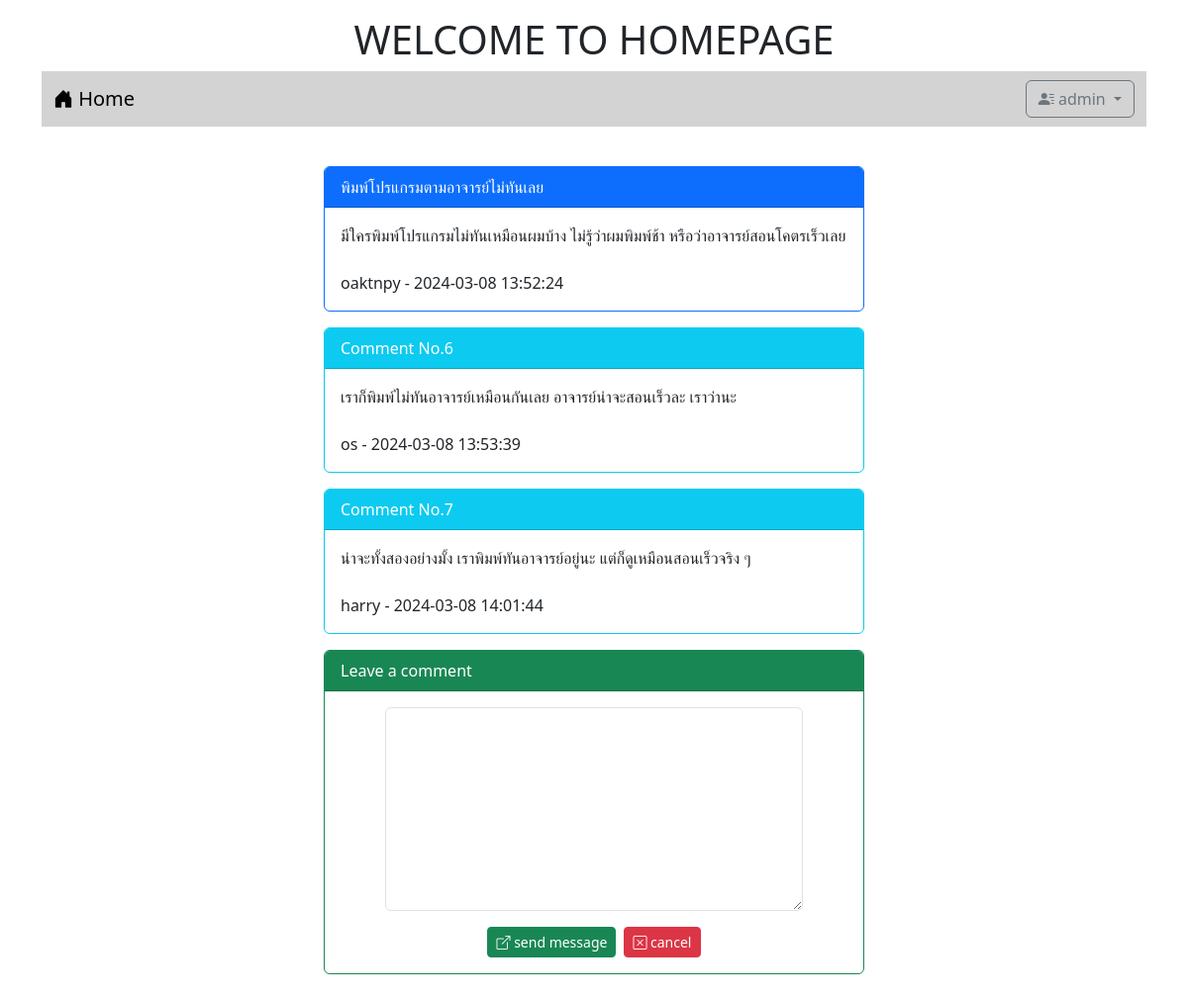
The page /post.php?id=4 (signed in) on the database its author committed.
### tables this page shows
CREATE TABLE `post` (
  `id` int(11) NOT NULL,
  `title` varchar(128) NOT NULL,
  `content` varchar(2048) NOT NULL,
  `post_date` datetime NOT NULL,
  `cat_id` int(11) NOT NULL,
  `user_id` int(11) NOT NULL
);

CREATE TABLE `user` (
  `id` int(11) NOT NULL,
  `login` varchar(32) NOT NULL,
  `password` varchar(64) NOT NULL,
  `name` varchar(64) NOT NULL,
  `gender` char(1) NOT NULL,
  `email` varchar(32) NOT NULL,
  `role` char(1) NOT NULL
);

CREATE TABLE `comment` (
  `id` int(11) NOT NULL,
  `content` varchar(20148) NOT NULL,
  `post_date` datetime NOT NULL,
  `user_id` int(11) NOT NULL,
  `post_id` int(11) NOT NULL
);

### post.php (the view, shortened to what this page needs)
<!DOCTYPE html>
<html lang="en">
<head>
    <link href="https://cdn.jsdelivr.net/npm/bootstrap@5.3.2/dist/css/bootstrap.min.css" rel="stylesheet">
    <link rel="stylesheet" href="https://cdn.jsdelivr.net/npm/bootstrap-icons@1.11.3/font/bootstrap-icons.min.css">
</head>
<body>
    <div class="container-lg">
        <h1 style="text-align: center;" class="mt-3">WELCOME TO HOMEPAGE</h1>
        <?php include "nav.php" ?>
        <div class="row mt-4">
            <div class="col-lg-3 col-md-2 col-sm-1"></div>
            <div class="col-lg-6 col-md-8 col-sm-10">
                <?php
                    $conn = new PDO("mysql:host=localhost;dbname=webboard;charset=utf8","root","");
                    $sql1 = "SELECT post.title, post.content, post.post_date, user.login
                        FROM post INNER JOIN user ON (post.user_id = user.id)
                        WHERE post.id = $_GET[id]";
                    $sql2 = "SELECT comment.id, comment.content, comment.post_date, user.login
                        FROM comment
                        INNER JOIN user ON (comment.user_id = user.id)
                        INNER JOIN post ON (comment.post_id = post.id)
                        WHERE post.id = $_GET[id]";
                    $result1 = $conn->query($sql1);
                    $result2 = $conn->query($sql2);
                    while ($row = $result1->fetch()) {
                        echo "<div class='card border-primary mt-3'>";
                            echo "<div class='card-header bg-primary text-white'> $row[0] </div>";
                            echo "<div class='card-body'> $row[1] <br><br> $row[3] - $row[2] </div>";
                        echo "</div>";
                    }
                    while ($row = $result2->fetch()) {
                        echo "<div class='card border-info mt-3'>";
                            echo "<div class='card-header bg-info text-white'> Comment No.$row[0] </div>";
                            echo "<div class='card-body'> $row[1] <br><br> $row[3] - $row[2] </div>";
                        echo "</div>";
                    }
                ?>
                <div class="card border-success mt-3">
                    <div class="card-header bg-success text-white"> Leave a comment </div>
                    <div class="card-body">
                        <form action="post_save.php" method="post">
                            <div class="row mb-3 justify-content-center">
                                <div class="col-lg-10">
                                    <textarea name="comment" rows="8" class="form-control" required></textarea>
                                </div>
                            </div>
                            <div class="row">
                                <div class="col-lg-12 d-flex justify-content-center">
                                    <button type="submit" class="btn btn-success btn-sm text-white me-1">
                                        <i class="bi bi-box-arrow-up-right"></i> send message
                                    </button>
                                    <button type="reset" class="btn btn-danger btn-sm ms-1">
                                        <i class="bi bi-x-square"></i> cancel
                                    </button>
                                </div>
                            </div>
                        </form>
                    </div>
                </div>
                <br>
            </div>
            <div class="col-lg-3 col-md-2 col-sm-1"></div>
        </div>
    </div>
</body>
</html>

### rows shown on the page
post: title "พิมพ์โปรแกรมตามอาจารย์ไม่ทันเลย", content "มีใครพิมพ์โปรแกรมไม่ทันเหมือนผมบ้าง ไม่รู้ว่าผมพิมพ์ช้า หรือว่าอาจารย์สอนโคตรเร็วเลย", user.login "oaktnpy", post_date "2024-03-08 13:52:24"
comment: id "6", content "เราก็พิมพ์ไม่ทันอาจารย์เหมือนกันเลย อาจารย์น่าจะสอนเร็วละ เราว่านะ", user.login "os", post_date "2024-03-08 13:53:39"
comment: id "7", content "น่าจะทั้งสองอย่างมั้ง เราพิมพ์ทันอาจารย์อยู่นะ แต่ก็ดูเหมือนสอนเร็วจริง ๆ", user.login "harry", post_date "2024-03-08 14:01:44"

### other values the page prints
$_SESSION[username] "admin"
